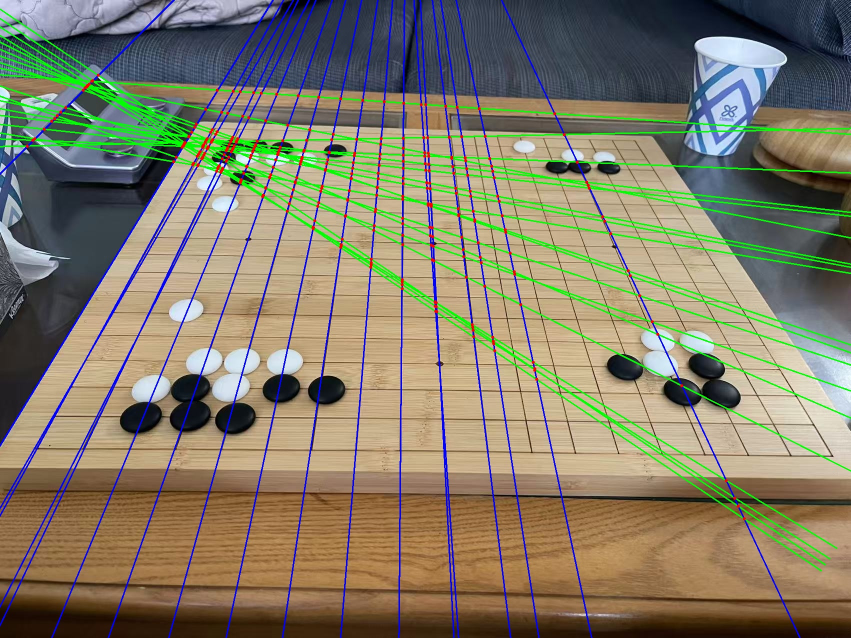
#> input picture BoardCornerDetect/output.jpg, 1702 x 1276 px (shown at 1/2 size)
$ python G-DetectCorner.py --image output.jpg
#> lines starting #> are read from the running program, lines starting #| are printed output that depends on the picture; after the words box and inside, x2 and y2 are one past the last pixel; in counts of white or black regions, pixels touching at a corner belong together
import cv2
import numpy as np
import argparse
import math
import os


def parse_args():
    parser = argparse.ArgumentParser()
    parser.add_argument("--image", required=True)
    parser.add_argument("--output", default="./output.jpg")
    return parser.parse_args()


# ------------------------------------------------------------
# Step 1: Edge Detection
# ------------------------------------------------------------

def detect_edges(img):

    gray = cv2.cvtColor(img, cv2.COLOR_BGR2GRAY)

    blur = cv2.GaussianBlur(gray, (5,5), 0)

    edges = cv2.Canny(blur, 50, 150)

    return edges


# ------------------------------------------------------------
# Step 2: Hough Infinite Lines
# ------------------------------------------------------------

def detect_lines(edges):

    lines = cv2.HoughLines(
        edges,
        rho=1,
        theta=np.pi/180,
        threshold=150
    )

    result = []

    if lines is not None:
        for l in lines:
            rho, theta = l[0]
            result.append((rho, theta))

    return result


# ------------------------------------------------------------
# Step 3: Split into 2 angle clusters
# ------------------------------------------------------------

def cluster_angles(lines):

    group1 = []
    group2 = []

    if not lines:
        return group1, group2

    base = lines[0][1]

    for rho, theta in lines:

        diff = abs(theta - base)

        diff = min(diff, np.pi - diff)

        if diff < np.pi/4:
            group1.append((rho, theta))
        else:
            group2.append((rho, theta))

    return group1, group2


# ------------------------------------------------------------
# Step 4: Cluster by rho (distance between parallel lines)
# ------------------------------------------------------------

def cluster_rho(lines, tolerance=15):

    lines = sorted(lines, key=lambda x: x[0])

    clusters = []

    for rho, theta in lines:

        placed = False

        for c in clusters:

            if abs(c[0][0] - rho) < tolerance:

                c.append((rho, theta))
                placed = True
                break

        if not placed:
            clusters.append([(rho, theta)])

    # average cluster
    result = []

    for c in clusters:

        rho_avg = np.mean([x[0] for x in c])
        theta_avg = np.mean([x[1] for x in c])

        result.append((rho_avg, theta_avg))

    return result


# ------------------------------------------------------------
# Step 5: pick 19 most evenly spaced lines
# ------------------------------------------------------------

def select_19(lines):

    if len(lines) <= 19:
        return lines

    rhos = np.array([l[0] for l in lines])

    best = None
    best_score = 1e9

    for i in range(len(lines)-18):

        subset = rhos[i:i+19]

        spacing = np.diff(subset)

        score = np.std(spacing)

        if score < best_score:

            best_score = score
            best = lines[i:i+19]

    return best


# ------------------------------------------------------------
# Step 6: intersection
# ------------------------------------------------------------

def intersect(l1, l2):

    rho1, th1 = l1
    rho2, th2 = l2

    A = np.array([
        [np.cos(th1), np.sin(th1)],
        [np.cos(th2), np.sin(th2)]
    ])

    b = np.array([rho1, rho2])

    x, y = np.linalg.solve(A, b)

    return int(x), int(y)


# ------------------------------------------------------------
# Step 7: draw results
# ------------------------------------------------------------

def draw_lines(img, lines, color):

    h, w = img.shape[:2]

    for rho, theta in lines:

        a = np.cos(theta)
        b = np.sin(theta)

        x0 = a*rho
        y0 = b*rho

        x1 = int(x0 + 2000*(-b))
        y1 = int(y0 + 2000*(a))

        x2 = int(x0 - 2000*(-b))
        y2 = int(y0 - 2000*(a))

        cv2.line(img, (x1,y1), (x2,y2), color, 2)


def main():

    args = parse_args()

    img = cv2.imread(args.image)
#> img is the input picture: shape (1276, 1702, 3); mean B, G, R 104.1, 124.8, 129.9

    edges = detect_edges(img)
#> in detect_edges, `gray = cv2.cvtColor(img, cv2.COLOR_BGR2GRAY)`:
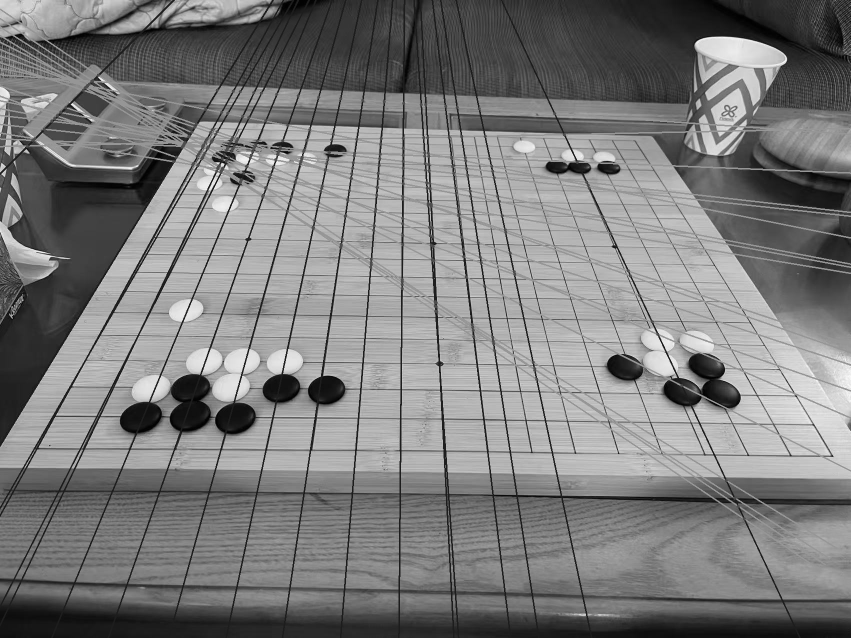
#> gray: shape (1276, 1702) (shown at 1/2 size); min 0, max 253, mean 124
#> in detect_edges, `edges = cv2.Canny(blur, 50, 150)`:
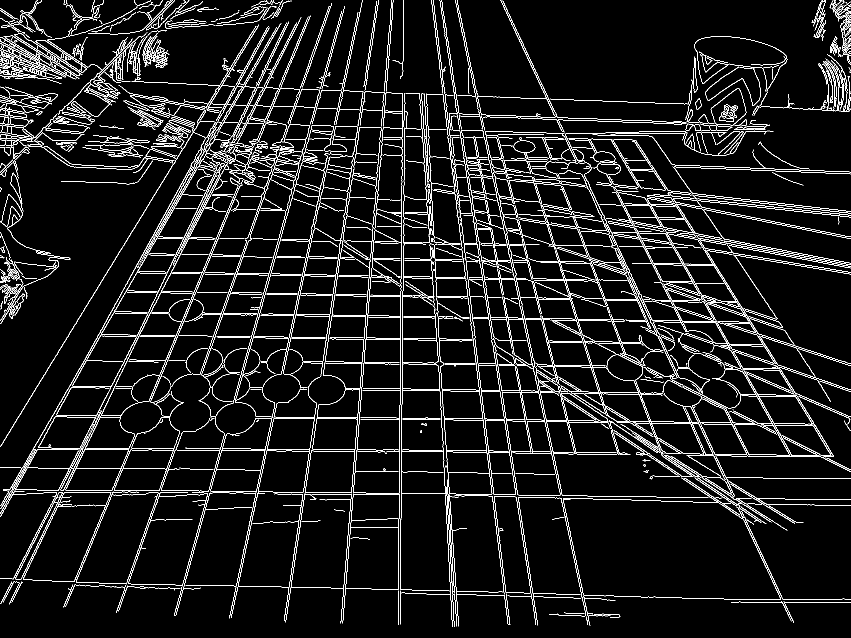
#> edges: shape (1276, 1702) (shown at 1/2 size); 6.7% white in thin lines or dots

    lines = detect_lines(edges)
#> the loop in detect_lines, `for l in lines:` made 5302 passes
#> (rho, theta) on passes 1 to 3: (-856, 3.02), (552, 0.471), (-890, 2.93)
#> after the loop in detect_lines, `for l in lines:`: result = 5302 pairs, first value -983 to 1440, second value 0 to 3.12
#> lines has the same summary as result in detect_lines

    g1, g2 = cluster_angles(lines)
#> in cluster_angles, `base = lines[0][1]`: base = 3.02
#> the loop in cluster_angles, `for rho, theta in lines: ` made 5302 passes
#> (rho, theta, diff) on passes 1 to 3: (-856, 3.02, 0), (552, 0.471, 0.593), (-890, 2.93, 0.0873)
#> after the loop in cluster_angles, `for rho, theta in lines:`: group1 = 1101 pairs, first value -983 to 1440, second value 0 to 3.12; group2 = 4201 pairs, first value -368 to 1370, second value 0.681 to 2.23
#> g1 has the same summary as group1 in cluster_angles; g2 has the same summary as group2 in cluster_angles

    g1 = cluster_rho(g1)
#> in cluster_rho, `lines = sorted(lines, key=lambda x: x[0])`: lines has the same summary as group1 in cluster_angles
#> the loop in cluster_rho, `for rho, theta in lines: ` made 1101 passes
#> (rho, theta) on passes 1 to 3: (-983, 2.62), (-969, 2.74), (-966, 2.65)
#> after the loop in cluster_rho, `for rho, theta in lines:`: c = [(1431, 0.506), (1440, 0.489)]; clusters = 96 items
#> the loop in cluster_rho, `for c in clusters: ` made 96 passes
#> (rho_avg, theta_avg) on passes 2, 3, 4, 5, 6, 7, 8, 9, 10, 11, 14, 18: (-959.9, 2.67), (-942.9, 2.71), (-925.4, 2.68), (-910.5, 2.8), (-895, 2.79), (-880.7, 2.95), (-865.9, 2.92), (-849.6, 2.93), (-834, 3.08), (-819.8, 2.89), (-728.8, 2.6), (-613, 2.44)
#> (rho_avg, theta_avg) on passes 1, 12, 13, 15, 16, 17: (-976, 2.68), (-799, 2.84), (-784, 2.93), (-696, 2.57), (-667.5, 2.56), (-648, 2.51)
#> after the loop in cluster_rho, `for c in clusters:`: result = 96 pairs, first value -976 to 1435.5, second value 0 to 3.08
#> g1 has the same summary as result in cluster_rho
    g2 = cluster_rho(g2)
#> the loop in cluster_rho (call 2), `for rho, theta in lines: ` made 4201 passes
#> (rho, theta) on passes 1 to 3: (-368, 2.23), (-343, 2.22), (-339, 2.22)
#> the loop in cluster_rho (call 2), `for c in clusters: ` made 114 passes
#> (rho_avg, theta_avg) on passes 1, 3, 4, 5, 6, 7, 8, 9, 10, 11, 12, 13: (-368, 2.23), (-318.6, 2.22), (-304.7, 2.21), (-291.4, 2.21), (-275.6, 2.18), (-260.2, 2.18), (-243.6, 2.17), (-229.4, 2.16), (-214.6, 2.15), (-198.4, 2.16), (-182.7, 2.16), (-167.1, 2.14)
#> (rho_avg, theta_avg) on pass 2: (-338, 2.23)

    g1 = select_19(g1)
#> the loop in select_19, `for i in range(len(lines)-18): ` made 78 passes
    g2 = select_19(g2)
#> the loop in select_19 (call 2), `for i in range(len(lines)-18): ` made 96 passes

    vis = img.copy()

    draw_lines(vis, g1, (0,255,0))
#> the loop in draw_lines, `for rho, theta in lines: ` made 19 passes
#> (rho, theta) on passes 1 to 12: (-566.2, 2.41), (-550.6, 2.4), (-533.6, 2.42), (-517.8, 2.4), (-502.5, 2.42), (-487.1, 2.42), (-472.2, 2.4), (-456.8, 2.39), (-440.9, 2.38), (-427, 2.37), (-410.5, 2.36), (-395.4, 2.36)
#> after the loop in draw_lines, `for rho, theta in lines:`:
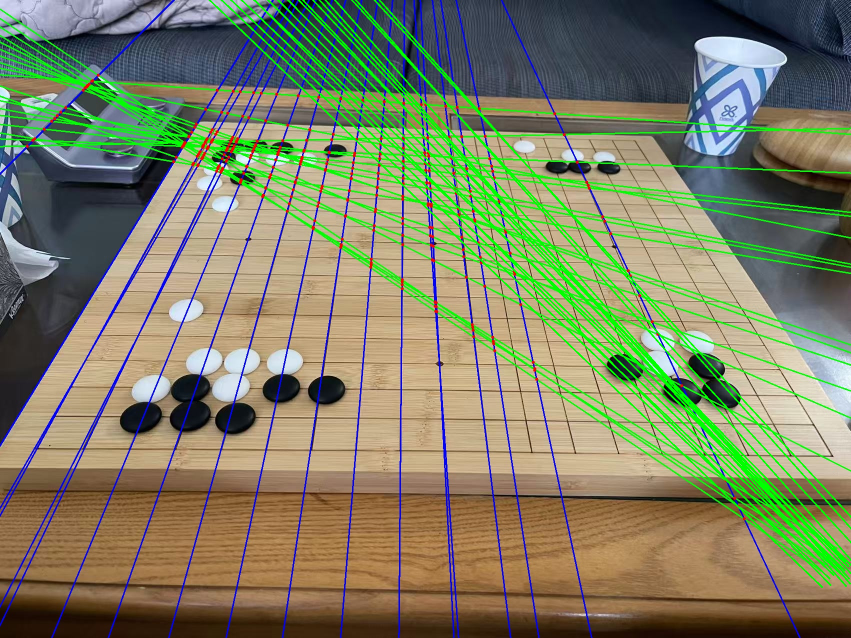
#> img: shape (1276, 1702, 3) (shown at 1/2 size); mean B, G, R 99.7, 129.4, 124.6
    draw_lines(vis, g2, (255,0,0))
#> call 2 of draw_lines, with color = (255, 0, 0)
#> the loop in draw_lines (call 2), `for rho, theta in lines: ` made 19 passes
#> (rho, theta) on passes 1 to 12: (211.2, 1.78), (226, 1.75), (240.6, 1.74), (256.1, 1.73), (271, 1.69), (285.6, 1.73), (300.5, 1.68), (316.2, 1.69), (331, 1.68), (346.2, 1.63), (361.6, 1.63), (376.1, 1.6)
#> after the loop in draw_lines (call 2), `for rho, theta in lines:`:
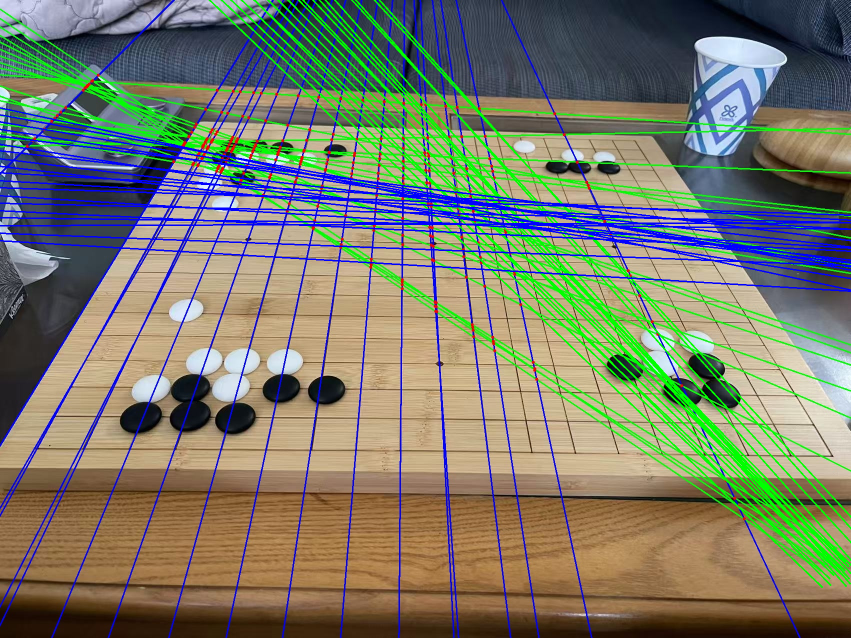
#> img: shape (1276, 1702, 3) (shown at 1/2 size); 3.88% of pixels changed, all inside (x1, y1, x2, y2) = (0, 214, 1702, 584)

    # intersections
    for l1 in g1:
        for l2 in g2:

            try:
                x,y = intersect(l1,l2)

                if 0 < x < img.shape[1] and 0 < y < img.shape[0]:

                    cv2.circle(vis,(x,y),3,(0,0,255),-1)

            except:
                pass
#> this loop made 19 passes
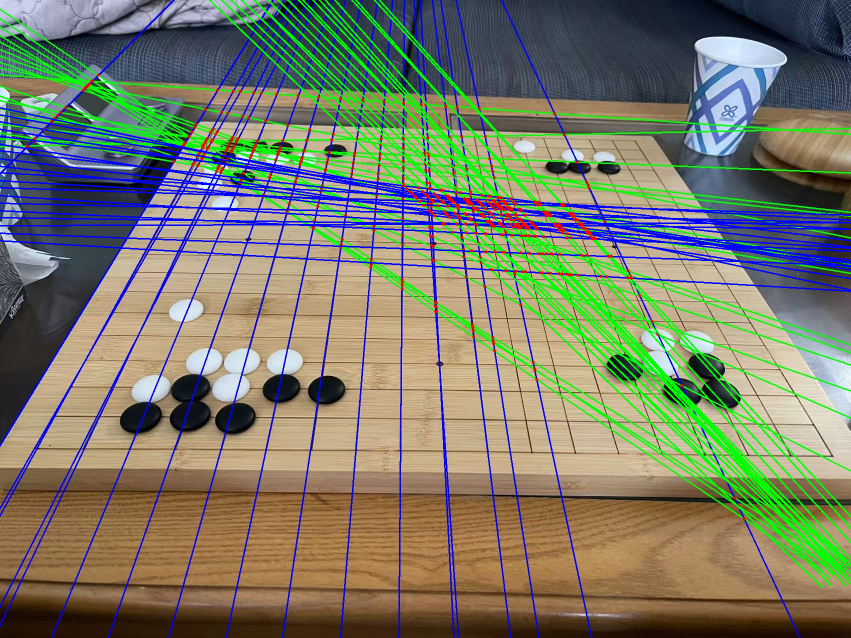
#> vis: shape (1276, 1702, 3) (shown at 1/2 size); 0.32% of pixels changed, all inside (x1, y1, x2, y2) = (804, 368, 1266, 560)

    cv2.imwrite(args.output, vis)
    print("Saved to", args.output)

    cv2.imshow("result", vis)
    cv2.waitKey(0)


if __name__ == "__main__":
    main()
